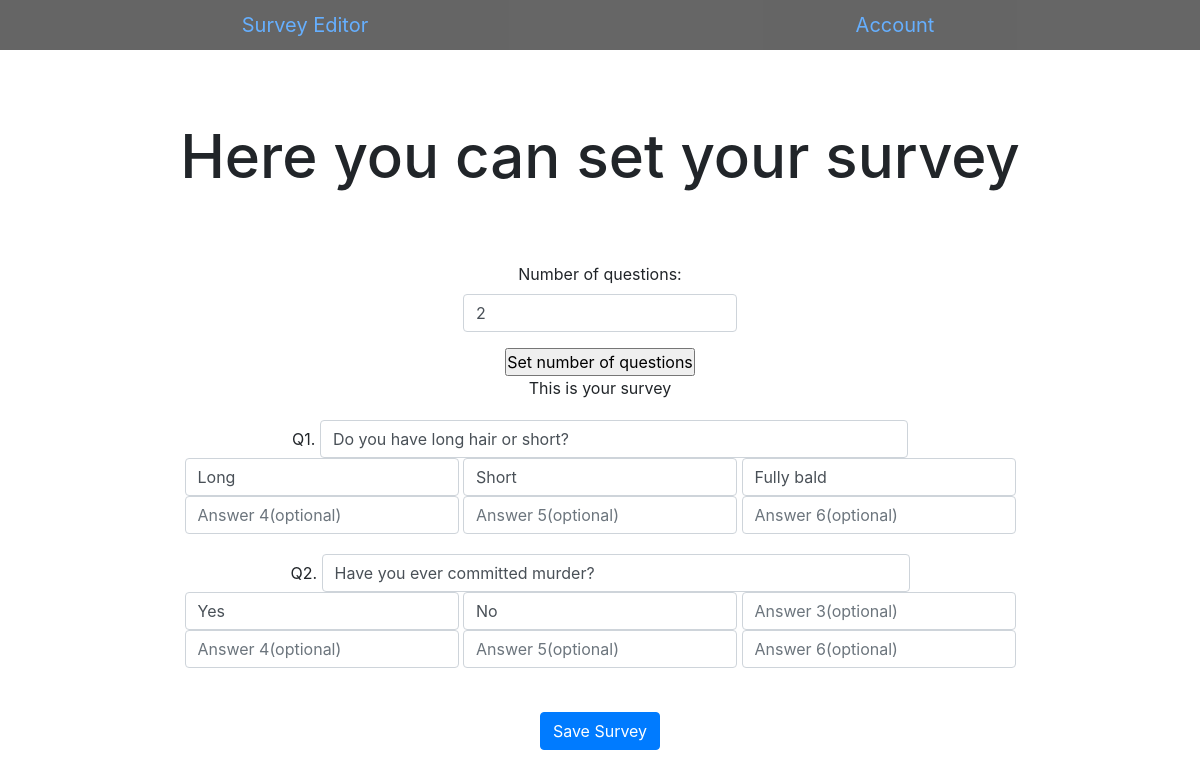
/editor (signed in), run on an earlier commit of the app's database.
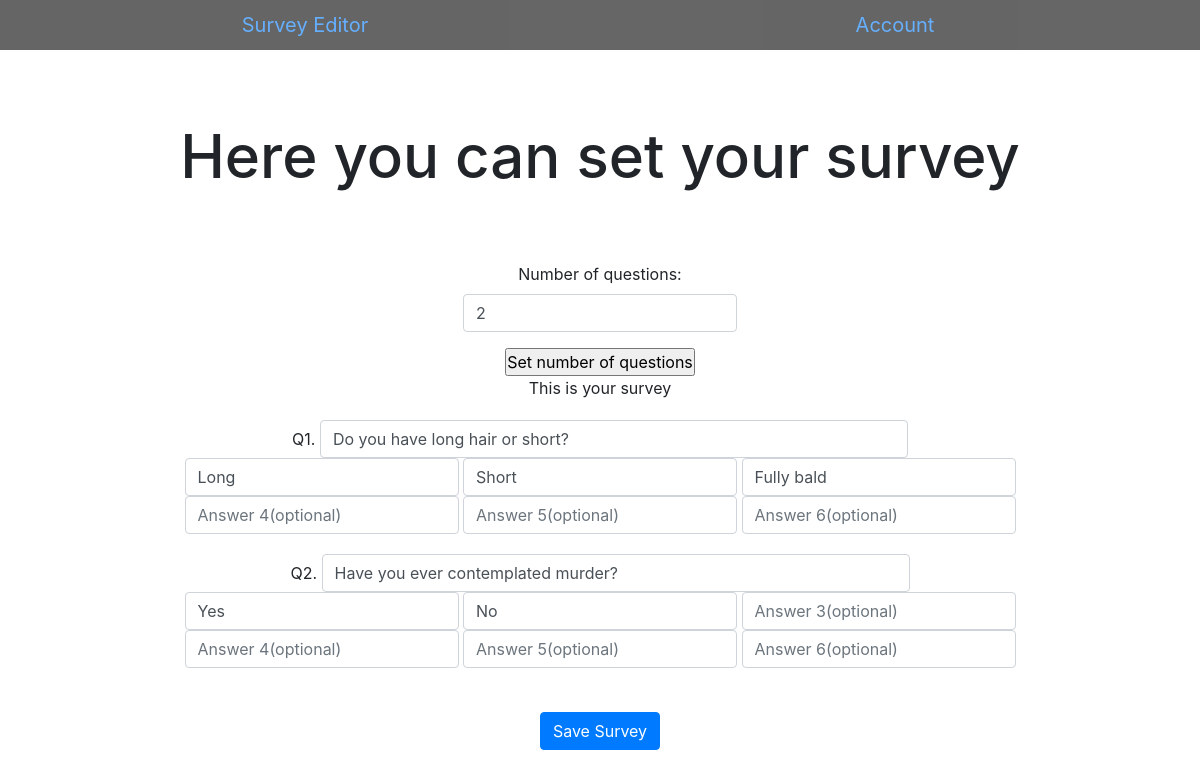
And on a later commit of the database.
### survey/models.py (models this page shows, shortened)
class Question(models.Model):
    asker = models.ForeignKey(User, on_delete=models.CASCADE)
    number = models.IntegerField()
    question = models.CharField(max_length=255)
    type = models.IntegerField(default=0)
    ans1 = models.CharField(max_length=255)
    ans2 = models.CharField(max_length=255)
    ans3 = models.CharField(max_length=255)
    ans4 = models.CharField(max_length=255)
    ans5 = models.CharField(max_length=255)
    ans6 = models.CharField(max_length=255)

### survey/views.py (the view)
# urls.py: path('editor', views.editor, name='editor'),
def editor(request):
    if request.method == "POST":
        i=1
        while i-1 < Surveyer.objects.get(user = request.user.id).questions:
            if not Question.objects.filter(asker = request.user.id, number = i):
                q = Question(asker=request.user, number=i, question = request.POST['q%i'%i])
                q.save()
            else:
                q = Question.objects.get(asker = request.user.id, number = i)
                q.question = request.POST['q%i'%i]
                q.save()
            a = Question.objects.get(asker = request.user.id, number = i)
            a.ans1 = request.POST['q'+str(i)+'a'+ str(1)]
            a.ans2 = request.POST['q'+str(i)+'a'+ str(2)]
            a.ans3 = request.POST['q'+str(i)+'a'+ str(3)]
            a.ans4 = request.POST['q'+str(i)+'a'+ str(4)]
            a.ans5 = request.POST['q'+str(i)+'a'+ str(5)]
            a.ans6 = request.POST['q'+str(i)+'a'+ str(6)]
            a.save()
            noanswers = 0
            if a.ans6 == '':
                if a.ans5 == '':
                    if a.ans4 == '':
                        if a.ans3 == '':
                            noanswers = 2
                        else:
                            noanswers = 3
                    else:
                        noanswers = 4
                else:
                    noanswers = 5
            else:
                noanswers = 6
            t = Question.objects.get(asker = request.user.id, number = i)
            t.type = noanswers
            t.save()
            i += 1
        s = Surveyer.objects.get(user = request.user.id)
        s.questions = i-1
        s.save()
        return alert(request, "Questions saved", "")
    else:
        if request.GET.get('noquestions'):
            if Surveyer.objects.get(user = request.user.id).questions != int(request.GET.get('noquestions')):
                noquestions = int(request.GET.get('noquestions'))
            else:
                noquestions = Surveyer.objects.get(user = request.user.id).questions
        else:
            noquestions = Surveyer.objects.get(user = request.user.id).questions
        questions = Question.objects.filter(asker=request.user.id, number__lte=noquestions)
        existing_questions = Question.objects.filter(asker = request.user.id).count()
        s = Surveyer.objects.get(user = request.user.id)
        s.questions = noquestions
        s.save()
        return render(request, 'survey/editor.html', {
            'questions' : questions,
            'range_new' : range(1,noquestions+1),
            'range_existing' : range(existing_questions+1,noquestions+1),
            'users_no_questions' : noquestions
        })

### survey/templates/survey/editor.html (shortened to what this page needs)
{% extends "survey/layout.html" %}
{% block body %}
    <h1>Here you can set your survey</h1>
    <form class="survey" action="/editor" method="get">
        <div class="form-group">
            <label for="noquestions">Number of questions:</label><br>
            <input autocomplete="off" autofocus class="form-control" id="noquestions" placeholder="How many questions?" type="number" name="noquestions" {% if users_no_questions %} value="{{users_no_questions}}" {% endif %}>
        </div>
        <input type="submit" value="Set number of questions">
    </form>
    <form class="survey" action= "/editor" method="post">
        {% if questions %}
            <p>This is your survey</p>
            {% for row in questions %}
                <div class="form-group">
                    Q{{row.number}}. <input autocomplete="off" autofocus class="form-control questionedit" name="q{{ row.number }}" placeholder="Type in your question {{ row.number }} here" type="text" value="{{row.question}}">
                    <br>
                    <input autocomplete="off" autofocus class="form-control" name="q{{row.number}}a1" placeholder="Answer 1" type="text" value="{{row.ans1}}">
                    <input autocomplete="off" autofocus class="form-control" name="q{{row.number}}a2" placeholder="Answer 2" type="text" value="{{row.ans2}}">
                    <input autocomplete="off" autofocus class="form-control" name="q{{row.number}}a3" placeholder="Answer 3(optional)" type="text" {% if row.ans3 and row.type >= 3 %} value="{{row.ans3}}" {% endif %}>
                    <input autocomplete="off" autofocus class="form-control" name="q{{row.number}}a4" placeholder="Answer 4(optional)" type="text" {% if row.ans4 and row.type >= 4 %} value="{{row.ans4}}" {% endif %}>
                    <input autocomplete="off" autofocus class="form-control" name="q{{row.number}}a5" placeholder="Answer 5(optional)" type="text" {% if row.ans5 and row.type >= 5 %} value="{{row.ans5}}" {% endif %}>
                    <input autocomplete="off" autofocus class="form-control" name="q{{row.number}}a6" placeholder="Answer 6(optional)" type="text" {% if row.ans6 and row.type >= 6 %} value="{{row.ans6}}" {% endif %}>
            {% endfor %}
                </div>
        {% endif %}
        <br>
        <button class="btn btn-primary" type="submit">Save Survey</button>
    </form>
{% endblock %}

What changed in the data, as far as the page shows it:
changed Question "Yes": question "Have you ever committed murder?" → "Have you ever contemplated murder?"
